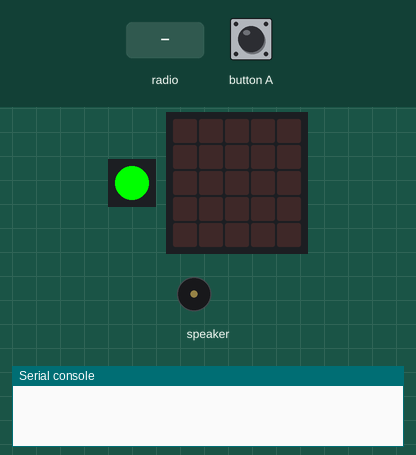
This program was run on a simulated Calliope mini (MakeCode). Parts: 1 RGB LEDs in strip order, left to right, the board's 5×5 LED display, buzzer (waves = sounding), the last lines printed to the serial console. The inputs (shaded band) are chosen by the test bench. Random numbers come from a fixed seed; no radio messages arrive unless stated (any console line starting 'radio sent:' is added by the test bench).

Above: at 4.6 s.
4.7 s: button A pressed for 0.15 s
At 6.0 s:
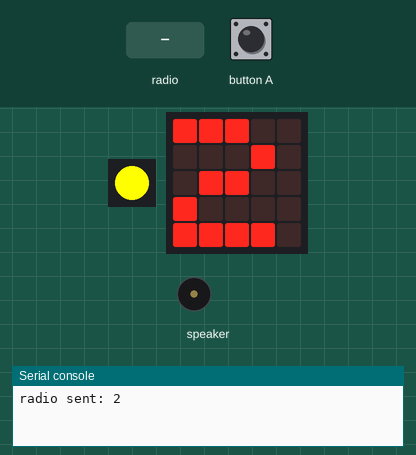
7.2 s: radio message "1" arrives
At 8.7 s:
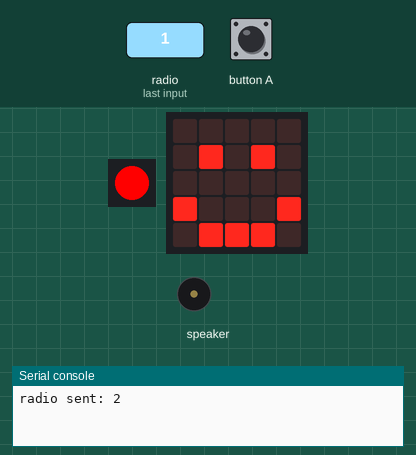
10.2 s: button A pressed for 0.15 s
At 10.67 s:
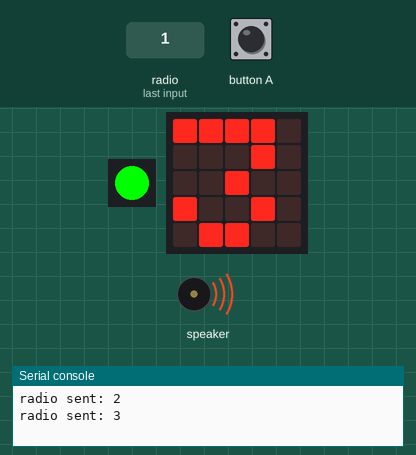
13.2 s: radio message "5" arrives
At 15.2 s:
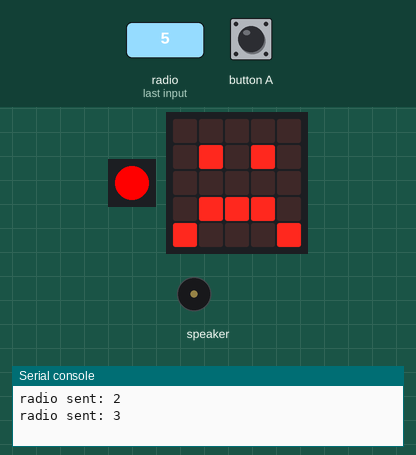
Timing chart, 0 to 17.2 s (numbered marks = the images above; inputs shaded):
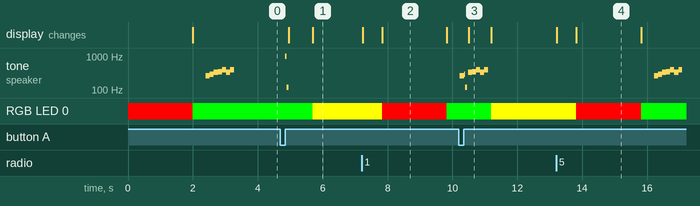

The program:

main.ts
```typescript
radio.onReceivedNumber(function (receivedNumber) {
    Bet = receivedNumber
})
input.onButtonEvent(Button.A, input.buttonEventClick(), function () {
    if (Mode == 0) {
        music.play(music.createSoundExpression(WaveShape.Square, 1600, 1, 255, 0, 100, SoundExpressionEffect.None, InterpolationCurve.Curve), music.PlaybackMode.UntilDone)
        Dice = randint(1, 6)
        radio.sendNumber(Dice)
        basic.showNumber(Dice)
        Mode = 1
        basic.setLedColor(0xffff00)
    }
})
function Reset () {
    basic.setLedColor(0xff0000)
    basic.pause(2000)
    Mode = 0
    basic.setLedColor(0x00ff00)
    Bet = 0
    Dice = 0
    basic.showLeds(`
        . . . . .
        . . . . .
        . . . . .
        . . . . .
        . . . . .
        `)
    music.playMelody("C D E F G E G - ", 500)
}
let Dice = 0
let Mode = 0
let Bet = 0
radio.setGroup(39)
Reset()
basic.forever(function () {
    while (Dice == 0) {
        basic.pause(randint(25, 50))
    }
    while (Bet == 0) {
        basic.pause(randint(25, 50))
    }
    if (Dice == Bet) {
        basic.showIcon(IconNames.No)
        Reset()
    } else {
        if (Dice > Bet) {
            basic.showIcon(IconNames.Happy)
            Reset()
        } else {
            basic.showIcon(IconNames.Sad)
            Reset()
        }
    }
})
```

test.ts
```typescript
// Hier kann man Tests durchführen; diese Datei wird nicht kompiliert, wenn dieses Paket als Erweiterung verwendet wird.
```

Measured:
- after the input at 4.7 s, tone on speaker: silent → 988 Hz after 0.15 s, → 122 Hz 0.05 s later, → silent 0.05 s later; RGB LED 0: RGB(0, 255, 0) → RGB(255, 255, 0) after 1.0 s; the display: first changes after 0.25 s (image 1 shows a later state)
- after the input at 7.2 s, RGB LED 0: RGB(255, 255, 0) → RGB(255, 0, 0) after 0.63 s, → RGB(0, 255, 0) 2.0 s later; the display: first changes at once (image 2 shows a later state)
- after the input at 10.2 s, RGB LED 0: RGB(0, 255, 0) → RGB(255, 255, 0) after 1.0 s; the display: changes after 0.30 s (image 3)
- after the input at 13.2 s, tone on speaker: plays 262 Hz for 0.13 s, 294 Hz for 0.13 s, 330 Hz for 0.13 s, 349 Hz for 0.13 s, 392 Hz for 0.13 s, 330 Hz for 0.13 s … (7 notes in this stretch), starting after 3.0 s; RGB LED 0: RGB(255, 255, 0) → RGB(255, 0, 0) after 0.62 s, → RGB(0, 255, 0) 2.0 s later
- what the display in image 2 shows lasts 2.0 s, from 7.8 s to 9.8 s
- what the display in image 3 shows lasts 0.7 s, from 10.5 s to 11.2 s
